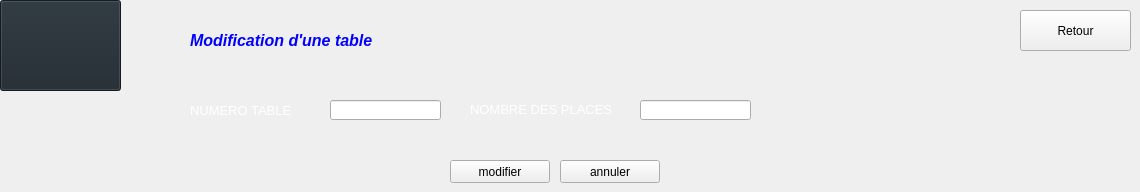
      <widget class="QWidget" name="Modifier">
       <attribute name="title">
        <string>Modifier</string>
       </attribute>
       <widget class="QPushButton" name="modifier_table">
        <property name="geometry">
         <rect>
          <x>450</x>
          <y>160</y>
          <width>100</width>
          <height>23</height>
         </rect>
        </property>
        <property name="styleSheet">
         <string notr="true"/>
        </property>
        <property name="text">
         <string>modifier</string>
        </property>
        <property name="icon">
         <iconset resource="Ressources.qrc">
          <normaloff>:/new/images/images/update.png</normaloff>:/new/images/images/update.png</iconset>
        </property>
        <property name="iconSize">
         <size>
          <width>20</width>
          <height>20</height>
         </size>
        </property>
       </widget>
       <widget class="QPushButton" name="reset_3_table">
        <property name="geometry">
         <rect>
          <x>560</x>
          <y>160</y>
          <width>100</width>
          <height>23</height>
         </rect>
        </property>
        <property name="styleSheet">
         <string notr="true"/>
        </property>
        <property name="text">
         <string>annuler</string>
        </property>
        <property name="icon">
         <iconset resource="Ressources.qrc">
          <normaloff>:/new/images/images/cancel.png</normaloff>:/new/images/images/cancel.png</iconset>
        </property>
        <property name="iconSize">
         <size>
          <width>20</width>
          <height>20</height>
         </size>
        </property>
       </widget>
       <widget class="QLabel" name="label_18">
        <property name="geometry">
         <rect>
          <x>190</x>
          <y>20</y>
          <width>351</width>
          <height>41</height>
         </rect>
        </property>
        <property name="font">
         <font>
          <pointsize>22</pointsize>
         </font>
        </property>
        <property name="styleSheet">
         <string notr="true"/>
        </property>
        <property name="text">
         <string>&lt;html&gt;&lt;head/&gt;&lt;body&gt;&lt;p&gt;&lt;span style=&quot; font-size:12pt; font-weight:600; font-style:italic; color:#0000ff;&quot;&gt;Modification d'une table&lt;/span&gt;&lt;/p&gt;&lt;/body&gt;&lt;/html&gt;</string>
        </property>
       </widget>
       <widget class="QLabel" name="mesagenombre_2">
        <property name="geometry">
         <rect>
          <x>300</x>
          <y>130</y>
          <width>301</width>
          <height>16</height>
         </rect>
        </property>
        <property name="text">
         <string/>
        </property>
       </widget>
       <widget class="QLabel" name="label_20">
        <property name="geometry">
         <rect>
          <x>470</x>
          <y>100</y>
          <width>171</width>
          <height>20</height>
         </rect>
        </property>
        <property name="text">
         <string>&lt;html&gt;&lt;head/&gt;&lt;body&gt;&lt;p&gt;&lt;span style=&quot; font-size:10pt; color:#ffffff;&quot;&gt;NOMBRE DES PLACES&lt;/span&gt;&lt;/p&gt;&lt;/body&gt;&lt;/html&gt;</string>
        </property>
       </widget>
       <widget class="QLabel" name="label_21">
        <property name="geometry">
         <rect>
          <x>190</x>
          <y>100</y>
          <width>131</width>
          <height>21</height>
         </rect>
        </property>
        <property name="text">
         <string>&lt;html&gt;&lt;head/&gt;&lt;body&gt;&lt;p&gt;&lt;span style=&quot; font-size:10pt; color:#ffffff;&quot;&gt;NUMERO TABLE&lt;/span&gt;&lt;/p&gt;&lt;/body&gt;&lt;/html&gt;</string>
        </property>
       </widget>
       <widget class="QLineEdit" name="NUM_TABLE2">
        <property name="geometry">
         <rect>
          <x>330</x>
          <y>100</y>
          <width>111</width>
          <height>20</height>
         </rect>
        </property>
        <property name="styleSheet">
         <string notr="true"/>
        </property>
       </widget>
       <widget class="QLineEdit" name="nbre_personnes2">
        <property name="geometry">
         <rect>
          <x>640</x>
          <y>100</y>
          <width>111</width>
          <height>20</height>
         </rect>
        </property>
        <property name="styleSheet">
         <string notr="true"/>
        </property>
        <property name="text">
         <string/>
        </property>
       </widget>
       <widget class="QPushButton" name="retour_3_table">
        <property name="geometry">
         <rect>
          <x>1020</x>
          <y>10</y>
          <width>111</width>
          <height>41</height>
         </rect>
        </property>
        <property name="styleSheet">
         <string notr="true"/>
        </property>
        <property name="text">
         <string>Retour</string>
        </property>
        <property name="icon">
         <iconset resource="Ressources.qrc">
          <normaloff>:/new/images/images/return.png</normaloff>:/new/images/images/return.png</iconset>
        </property>
        <property name="iconSize">
         <size>
          <width>30</width>
          <height>30</height>
         </size>
        </property>
       </widget>
       <widget class="QPushButton" name="pushButton_26">
        <property name="geometry">
         <rect>
          <x>0</x>
          <y>0</y>
          <width>121</width>
          <height>91</height>
         </rect>
        </property>
        <property name="styleSheet">
         <string notr="true">QPushButton
{
 
    background-color: #1e272e;
    
    border-color: #1e272e;
   
}</string>
        </property>
        <property name="text">
         <string/>
        </property>
        <property name="icon">
         <iconset resource="Ressources.qrc">
          <normaloff>:/new/images/images/Image4.png</normaloff>:/new/images/images/Image4.png</iconset>
        </property>
        <property name="iconSize">
         <size>
          <width>80</width>
          <height>80</height>
         </size>
        </property>
       </widget>
      </widget>
